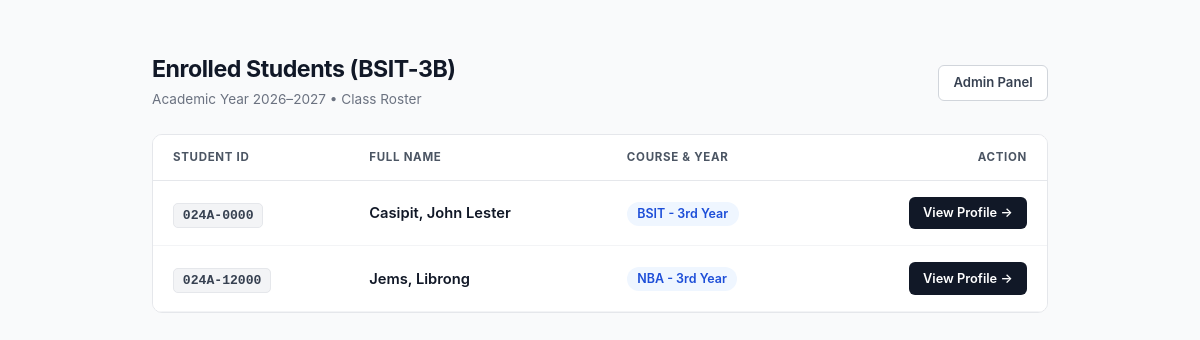
The page / on the database its author committed.
### enrollment/models.py (models this page shows, shortened)
class Student(models.Model):
    student_id = models.CharField(max_length=20, unique=True)
    first_name = models.CharField(max_length=50)
    last_name = models.CharField(max_length=50)
    course = models.CharField(max_length=50, default="BSIT")
    year_level = models.CharField(max_length=20, default="3rd Year")
    email = models.EmailField()
    contact_number = models.CharField(max_length=15)
    address = models.TextField()
    birth_date = models.DateField()
    previous_school = models.CharField(max_length=100)
    guardian_name = models.CharField(max_length=100)
    guardian_contact = models.CharField(max_length=15)

### enrollment/views.py (the view)
# urls.py: path('', views.student_list, name='student_list'),
def student_list(request):
    students = Student.objects.all()
    return render(request, 'enrollment/student_list.html', {'students': students})

### enrollment/templates/enrollment/student_list.html (shortened to what this page needs)
<!DOCTYPE html>
<html lang="en">
<head>
    <link href="https://cdn.jsdelivr.net/npm/bootstrap@5.3.0/dist/css/bootstrap.min.css" rel="stylesheet">
</head>
<body style="background-color: #f9fafb; color: #111827; font-family: -apple-system, BlinkMacSystemFont, 'Segoe UI', Roboto, Helvetica, Arial, sans-serif;">
<div class="container" style="max-width: 920px; margin-top: 3.5rem;">
    <div class="d-flex justify-content-between align-items-center" style="margin-bottom: 1.5rem;">
        <div>
            <h2 style="font-size: 1.45rem; font-weight: 700; letter-spacing: -0.02em; color: #111827; margin-bottom: 0.15rem;">Enrolled Students (BSIT-3B)</h2>
            <span style="font-size: 0.85rem; color: #6b7280;">Academic Year 2026–2027 &bull; Class Roster</span>
        </div>
        <a href="/admin/" style="background-color: #ffffff; color: #374151; border: 1px solid #d1d5db; padding: 0.45rem 0.9rem; font-size: 0.82rem; font-weight: 600; border-radius: 6px; text-decoration: none;">
            Admin Panel
        </a>
    </div>
    <div style="background-color: #ffffff; border: 1px solid #e5e7eb; border-radius: 10px; overflow: hidden;">
        <div style="padding: 0;">
            <table class="table table-hover" style="margin-bottom: 0; border-collapse: collapse;">
                <thead>
                    <tr style="background-color: #f3f4f6; border-bottom: 1px solid #e5e7eb;">
                        <th style="padding: 0.85rem 1.25rem; font-size: 0.72rem; font-weight: 700; text-transform: uppercase; letter-spacing: 0.06em; color: #4b5563; border: none;">Student ID</th>
                        <th style="padding: 0.85rem 1.25rem; font-size: 0.72rem; font-weight: 700; text-transform: uppercase; letter-spacing: 0.06em; color: #4b5563; border: none;">Full Name</th>
                        <th style="padding: 0.85rem 1.25rem; font-size: 0.72rem; font-weight: 700; text-transform: uppercase; letter-spacing: 0.06em; color: #4b5563; border: none;">Course &amp; Year</th>
                        <th style="padding: 0.85rem 1.25rem; font-size: 0.72rem; font-weight: 700; text-transform: uppercase; letter-spacing: 0.06em; color: #4b5563; border: none; text-align: right;">Action</th>
                    </tr>
                </thead>
                <tbody>
                    {% for student in students %}
                    <tr style="border-bottom: 1px solid #f3f4f6; vertical-align: middle;">
                        <td style="padding: 1rem 1.25rem; border: none;">
                            <span style="font-family: ui-monospace, SFMono-Regular, Menlo, Monaco, Consolas, monospace; font-size: 0.82rem; font-weight: 600; color: #374151; background-color: #f3f4f6; padding: 0.25rem 0.55rem; border-radius: 5px; border: 1px solid #e5e7eb;">
                                {{ student.student_id }}
                            </span>
                        </td>
                        <td style="padding: 1rem 1.25rem; font-size: 0.92rem; font-weight: 600; color: #111827; border: none;">
                            {{ student.last_name }}, {{ student.first_name }}
                        </td>
                        <td style="padding: 1rem 1.25rem; font-size: 0.88rem; color: #4b5563; border: none;">
                            <span style="background-color: #eff6ff; color: #1d4ed8; font-weight: 600; font-size: 0.78rem; padding: 0.28rem 0.65rem; border-radius: 999px;">
                                {{ student.course }} - {{ student.year_level }}
                            </span>
                        </td>
                        <td style="padding: 1rem 1.25rem; border: none; text-align: right;">
                            <a href="{% url 'student_detail' student.pk %}" style="display: inline-block; background-color: #111827; color: #ffffff; font-size: 0.8rem; font-weight: 600; padding: 0.42rem 0.9rem; border-radius: 6px; text-decoration: none;">
                                View Profile &rarr;
                            </a>
                        </td>
                    </tr>
                    {% empty %}
                    <tr>
                        <td colspan="4" style="padding: 2.5rem 1.25rem; text-align: center; font-size: 0.9rem; color: #6b7280; border: none;">
                            No students enrolled yet. Add some in the Admin panel.
                        </td>
                    </tr>
                    {% endfor %}
                </tbody>
            </table>
        </div>
    </div>
</div>
</body>
</html>

### rows shown on the page
Student: student_id "024A-0000", last_name "Casipit", first_name "John Lester", course "BSIT", year_level "3rd Year"
Student: student_id "024A-12000", last_name "Jems", first_name "Librong", course "NBA", year_level "3rd Year"
